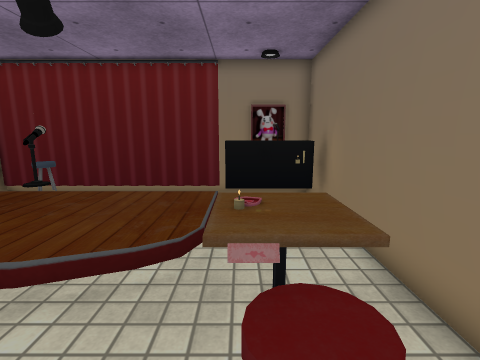
View 1 (above)

16 first-person views from a walk through a scene from a Unity 3-D project. The camera is 1.4 m above the floor, tilts 10° down and sees 85° across. The floor is counted in squares, 0.5 m on a side. Each view is taken from the middle of a square. On the plan, view 1 faces up. The plan holds only what a view shows up to about 19 squares ahead; the rest is blank. The place goes on beyond the plan. The player is left out. Some animated figures are left out. Some surface patterns are stand-ins.

View 2
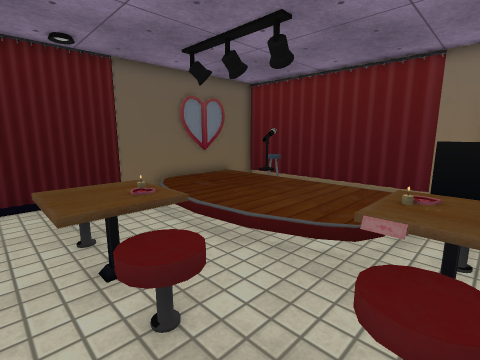

View 3
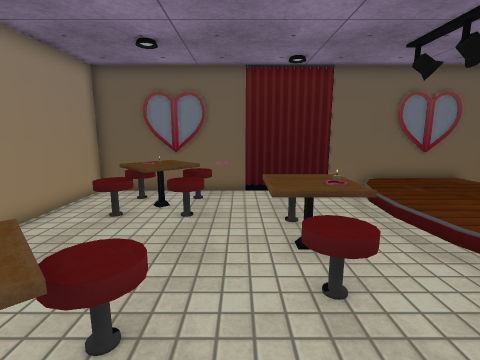

View 4
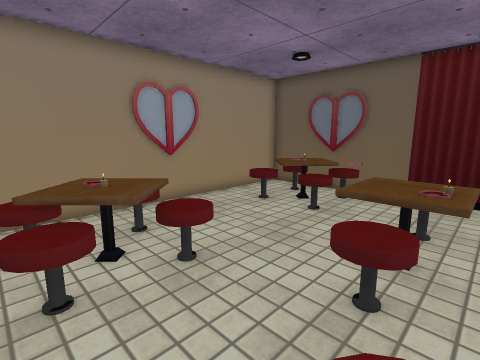

View 5
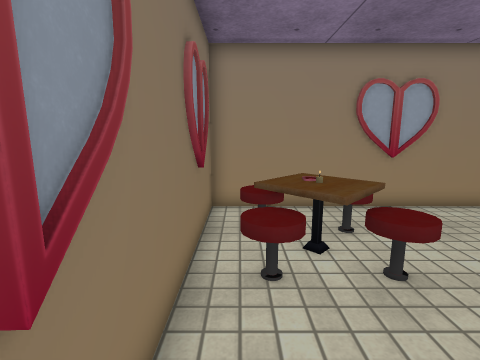

View 6
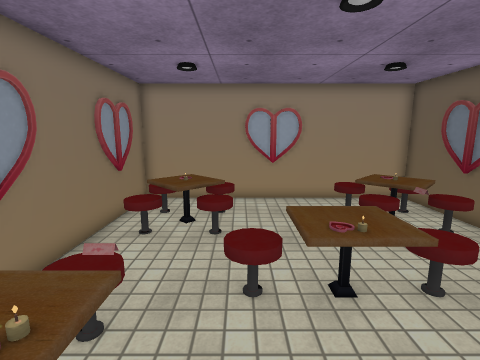

View 7
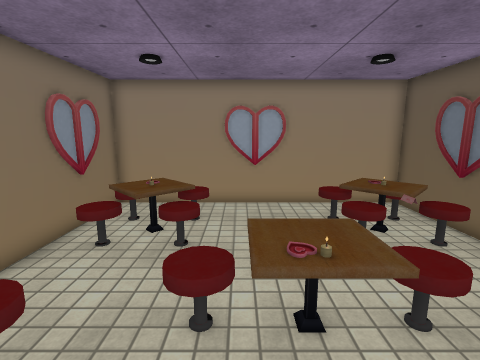

View 8
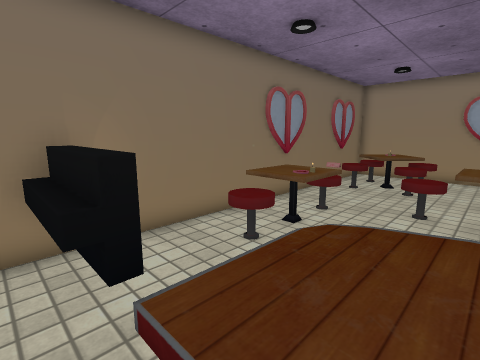

View 9
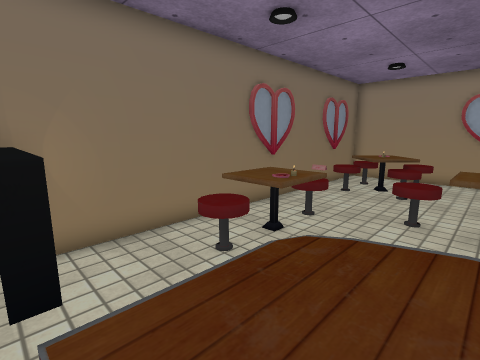

View 10
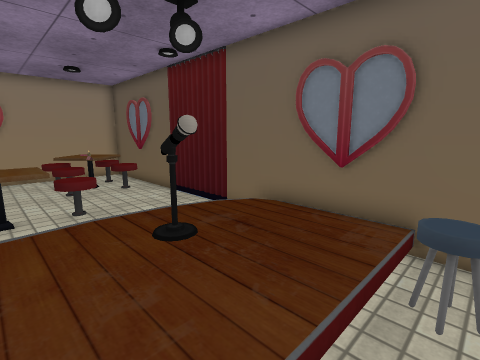

View 11
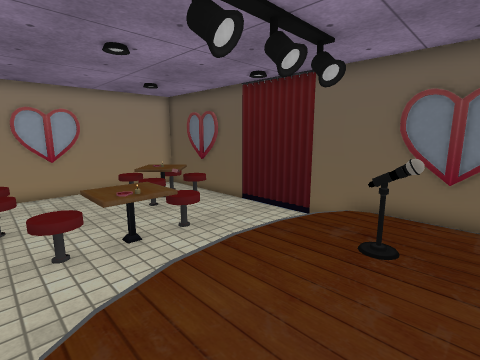

View 12
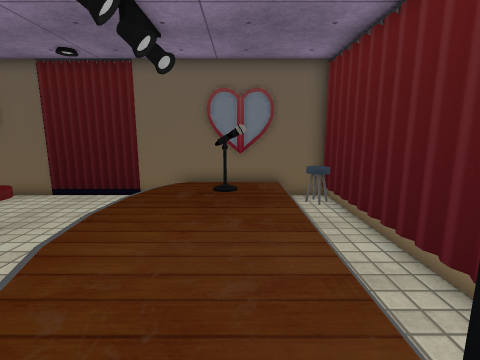

View 13
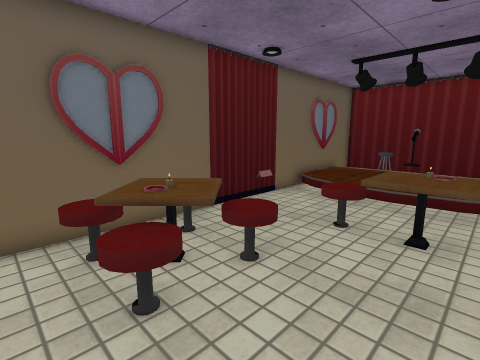

View 14
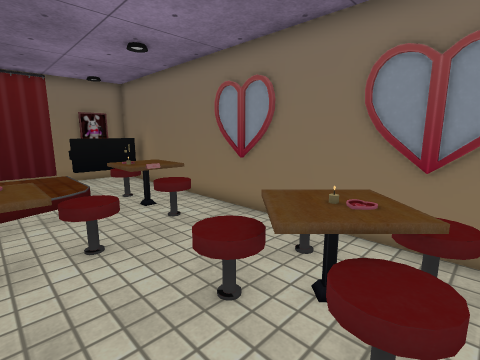

View 15
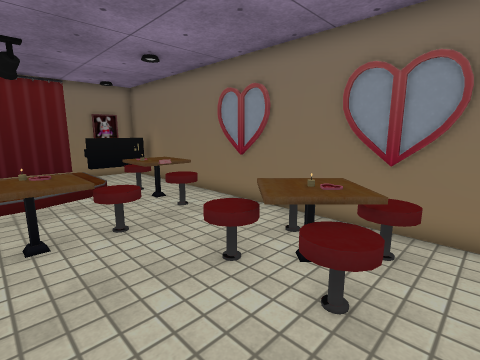

View 16
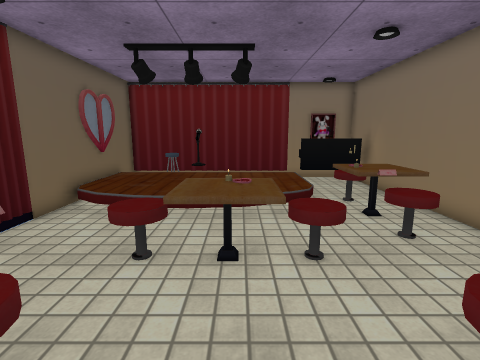

### Floor plan
Key: @ floor where view 1 was taken; # wall or solid block; . main floor; : floor 0.25 m higher than the main floor; / step, stairs or slope; = window, fence, low wall or low ledge; O other object.
Columns run from 11 left of view 1 to 3 right of it. Each row starts with its distance up from view 1.
 12 ###############
 11 #.#O..........#
 10 #//O//////OOOO#
  9 #         //..#
  8 #    O     ...#
  7 #    O    /...#
  6 #        :/OO.#
  5 O/: ::::://OOO#
  4 #..//////..OOO#
  3 O..........OOO#
  2 O.....OOO..OO.#
  1 O...OOOOOO.OO.#
  0 O...OOOOOO.@..#
 -1 #.............#
 -2 #OO.O.....O.OO#
 -3 #OOOOO...OOOOO#
 -4 #=OOO.....OOOO#
 -5 #OOOOO...OOOOO#
 -6 #OO.OO...OOOOO#
 -7 #.............#
 -8 ###############

Positions as (right, up) in squares from view 1, and headings:
1: (0, 0), facing up
2: (1, -1), facing up-left
3: (2, -1), facing left
4: (2, 2), facing down-left
5: (2, 2), facing down
6: (-2, 6), facing down
7: (-3, 5), facing down
8: (-4, 11), facing down-right
9: (-4, 10), facing down-right
10: (-4, 11), facing down-left
11: (-1, 9), facing down-left
12: (1, 8), facing left
13: (-3, -7), facing up-left
14: (-4, -6), facing up-right
15: (-5, -7), facing up-right
16: (-4, -5), facing up
